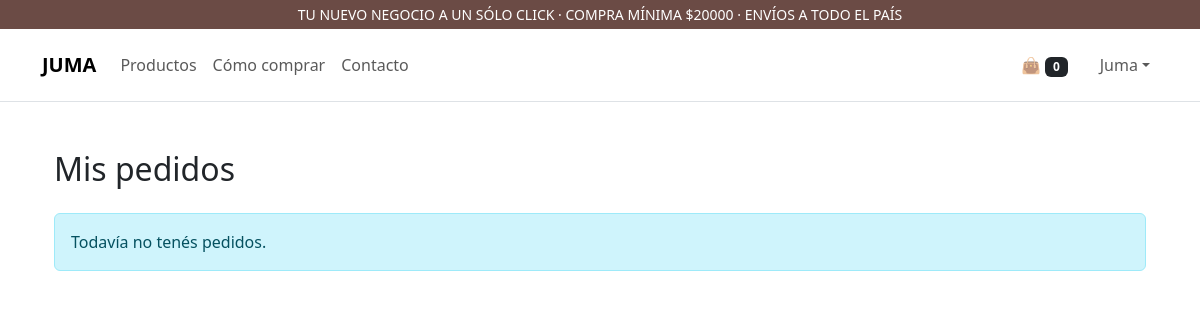
The page /mis-pedidos/ (signed in) on the database as committed earlier.
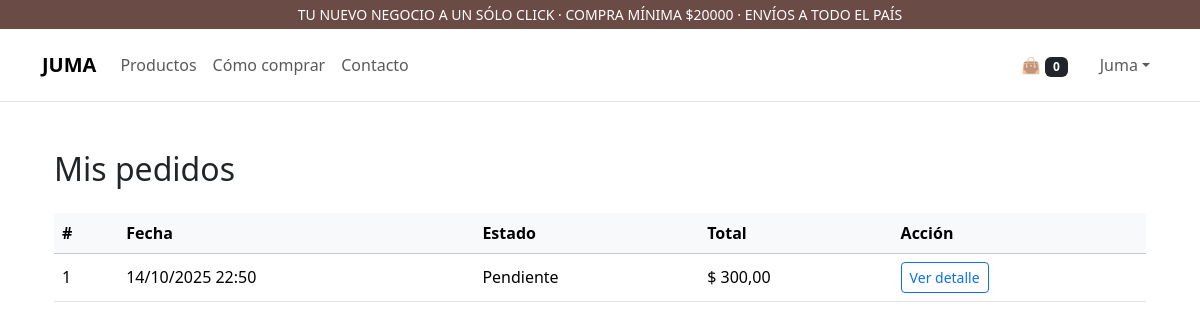
The same page on the database as committed later.
### core/models.py (models this page shows, shortened)
class Pedido(models.Model):
    usuario = models.ForeignKey(User, on_delete=models.CASCADE, related_name="pedidos")
    creado_en = models.DateTimeField(auto_now_add=True)
    actualizado_en = models.DateTimeField(auto_now=True)
    metodo_envio = models.CharField(max_length=10, choices=MetodoEnvio.choices, default=MetodoEnvio.RETIRO)
    direccion_envio = models.ForeignKey('DireccionEnvio', null=True, blank=True, on_delete=models.SET_NULL)
    nombre_receptor = models.CharField(max_length=100, blank=True)
    telefono_receptor = models.CharField(max_length=30, blank=True)
    ESTADOS = [("pendiente","Pendiente"),("pagado","Pagado"),("en_preparacion","En preparación"),("enviado","Enviado"),("entregado","Entregado"),("cancelado","Cancelado")]
    estado = models.CharField(max_length=20, choices=ESTADOS, default="pendiente")
    total = models.DecimalField(max_digits=10, decimal_places=2, default=Decimal('0.00'))

### core/views.py (the view)
# urls.py: path('mis-pedidos/', views.mis_pedidos, name='mis_pedidos'),
@login_required
def mis_pedidos(request):
    pedidos = Pedido.objects.filter(usuario=request.user).order_by("-creado_en")
    return render(request, "core/mis_pedidos.html", {"pedidos": pedidos})

### core/cart.py (called while the page is built)
    def __len__(self): return sum(int(i["quantity"]) for i in self.cart.values())

### core/context_processors.py (called while the page is built)
def cart_count(request):
    try:
        return {'cart_count': len(Cart(request))}
    except Exception:
        return {'cart_count': 0}

### templates/core/mis_pedidos.html
{% extends 'core/base.html' %}
{% block content %}
<div class="container my-5">
  <h2 class="mb-4">Mis pedidos</h2>
  {% if pedidos %}
    <table class="table table-hover align-middle">
      <thead class="table-light">
        <tr>
          <th>#</th>
          <th>Fecha</th>
          <th>Estado</th>
          <th>Total</th>
          <th>Acción</th>
        </tr>
      </thead>
      <tbody>
        {% for p in pedidos %}
          <tr>
            <td>{{ p.id }}</td>
            <td>{{ p.creado_en|date:"d/m/Y H:i" }}</td>
            <td>{{ p.get_estado_display }}</td>
            <td>$ {{ p.total }}</td>
            <td>
              <a href="{% url 'pedido_detalle' p.id %}" class="btn btn-sm btn-outline-primary">
                Ver detalle
              </a>
            </td>
          </tr>
        {% endfor %}
      </tbody>
    </table>
  {% else %}
    <div class="alert alert-info" role="alert">
      Todavía no tenés pedidos.
    </div>
  {% endif %}
</div>
{% endblock %}

Rows that differ between the two databases and show on the page:
added Pedido: id "1", creado_en "14/10/2025 22:50", estado "Pendiente", total "300,00"
Other text that changed with them:
text no longer shown: "Todavía no tenés pedidos."
text now shown: "# Fecha Estado Total Acción"
